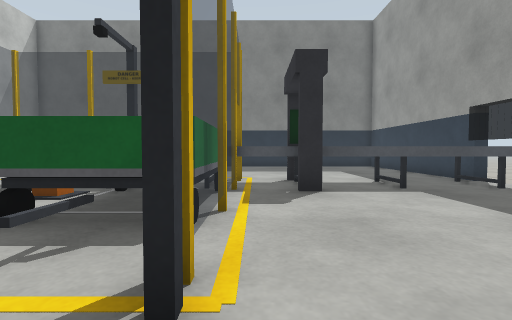
View 1 (above)

17 first-person views from a walk through a Gazebo world. The camera is 0.45 m above the floor, tilts 2° down and sees 85° across. The floor is counted in squares, 0.5 m on a side. Each view is taken from the middle of a square. On the plan, view 1 faces up. The plan holds only what a view shows up to about 11 squares ahead; the rest is blank.

View 2
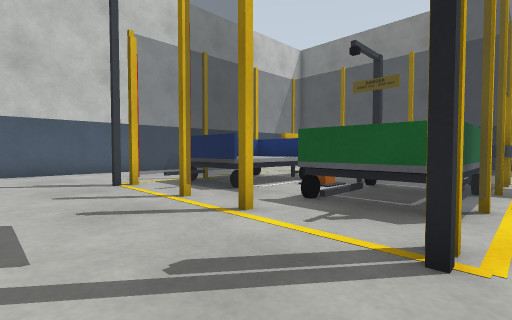

View 3
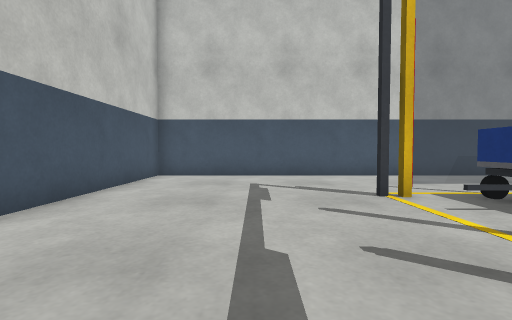

View 4
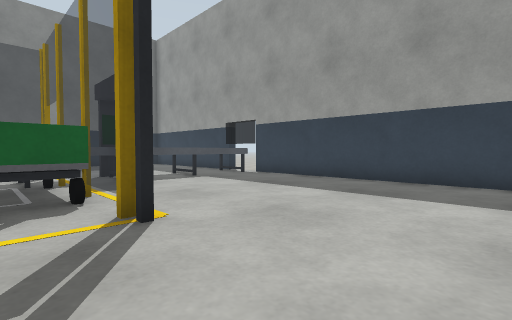

View 5
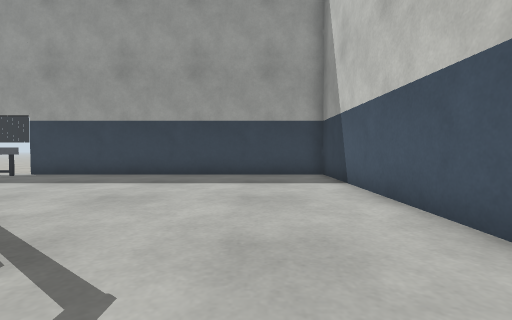

View 6
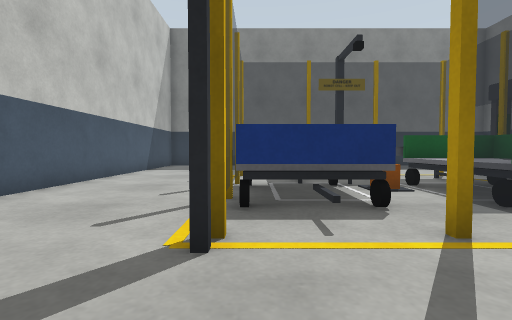

View 7
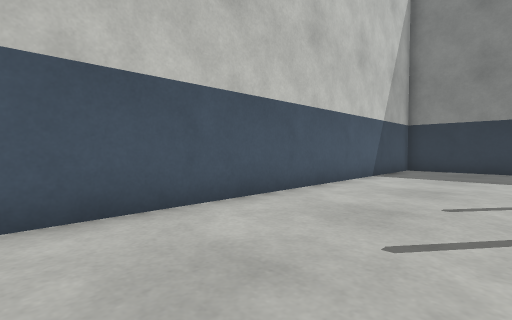

View 8
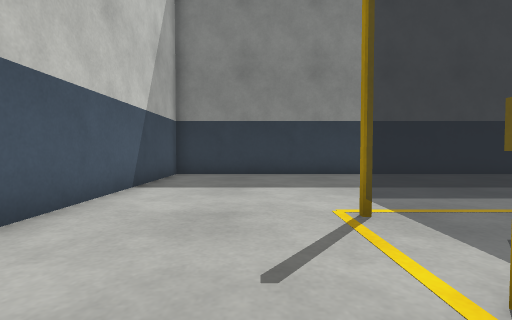

View 9
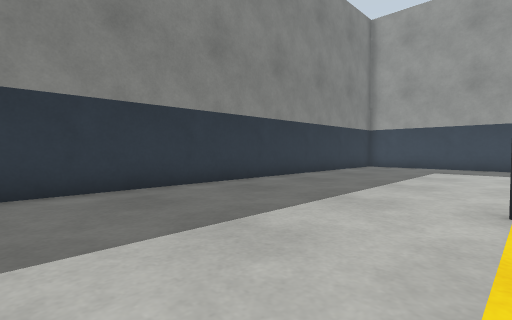

View 10
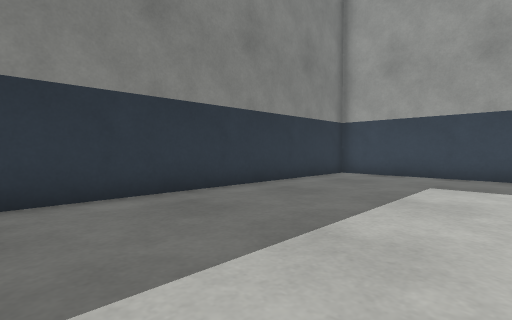

View 11
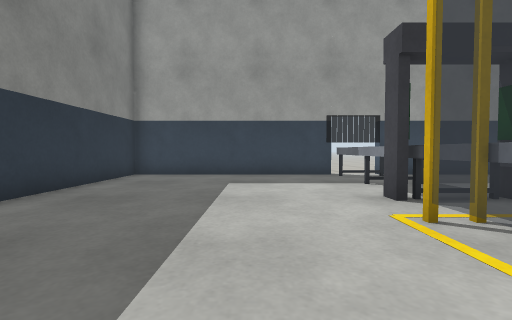

View 12
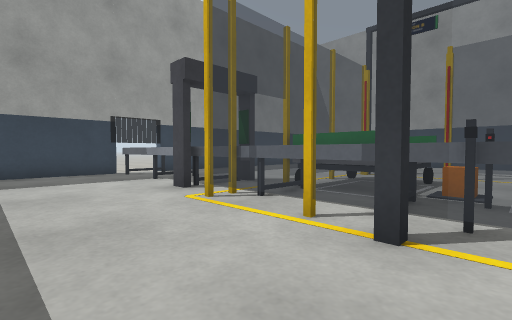

View 13
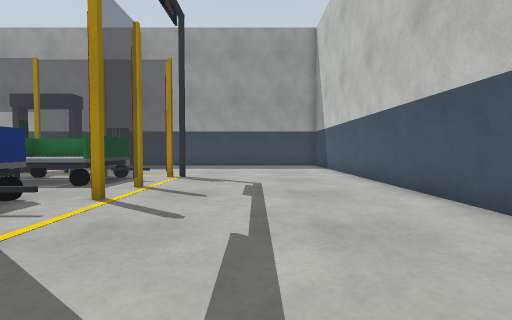

View 14
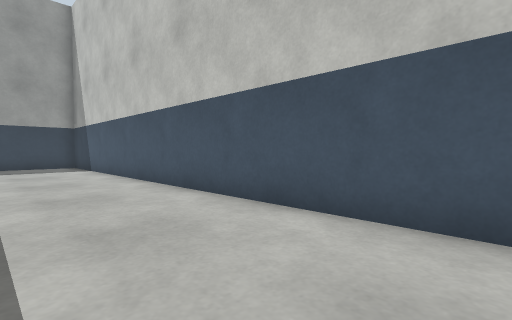

View 15
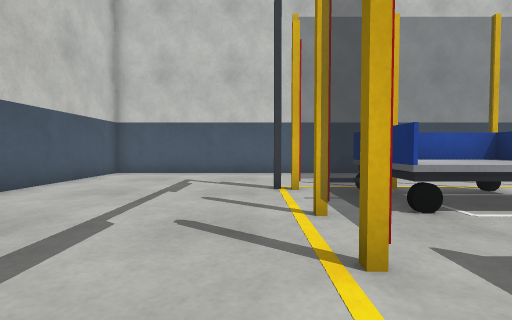

View 16
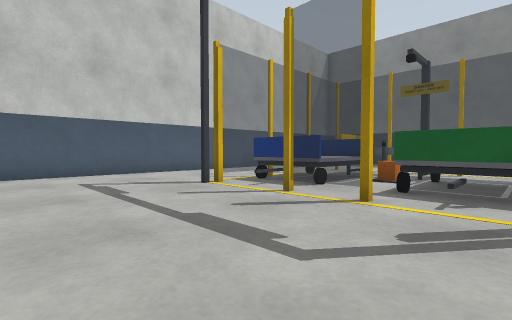

View 17
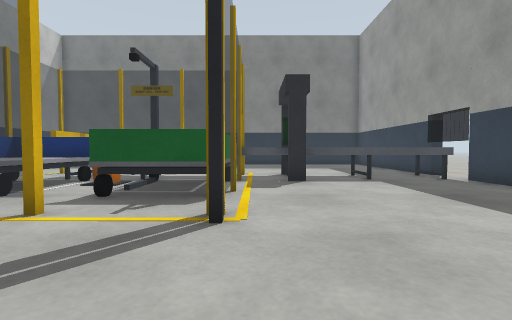

### Floor plan
Points are (right, up) in squares from view 1. A wall is a line through its corners. A room is listed if a view was taken in it or the views show most of it. See-through windows are left out.
Room 1 (views 1, 2, 3, 4, 5, 6, 7, 8, 9, 10, 11, 12, 13, 14, 15, 16, 17)
walls: (-3, 6.5) (-6.1, 6.5); (6.9, 8.2) (6.4, 8.2) (6.4, 15.5) (-12, 15.5) (-12, -4.5) (6.4, -4.5) (6.4, 6.4) (6.9, 6.4)
low walls: (-4.9, 8.1) (5.5, 8.1); (5.5, 6.5) (-0.8, 6.5)
objects: cart (-7, 2) to (-5, 6); other object (-4, 5) to (-4, 6); cart (-3, 2) to (-1, 6); other object (1, 6)

Where each view was taken, in squares from view 1:
view 1: 0 up, 0 right, facing up
view 2: 1 down, 0 right, facing up-left
view 3: 1 down, 2 left, facing left
view 4: 2 down, 2 left, facing up-right
view 5: 2 down, 4 left, facing right
view 6: 1 down, 7 left, facing up
view 7: 2 up, 8 left, facing up-left
view 8: 5 up, 9 left, facing up
view 9: 9 up, 9 left, facing up-right
view 10: 10 up, 4 left, facing up-right
view 11: 11 up, 4 left, facing right
view 12: 12 up, 5 left, facing down-right
view 13: 1 down, 10 left, facing right
view 14: 1 down, 10 left, facing down-right
view 15: 1 up, 1 left, facing left
view 16: 3 down, 1 left, facing up-left
view 17: 2 down, 0 right, facing up
